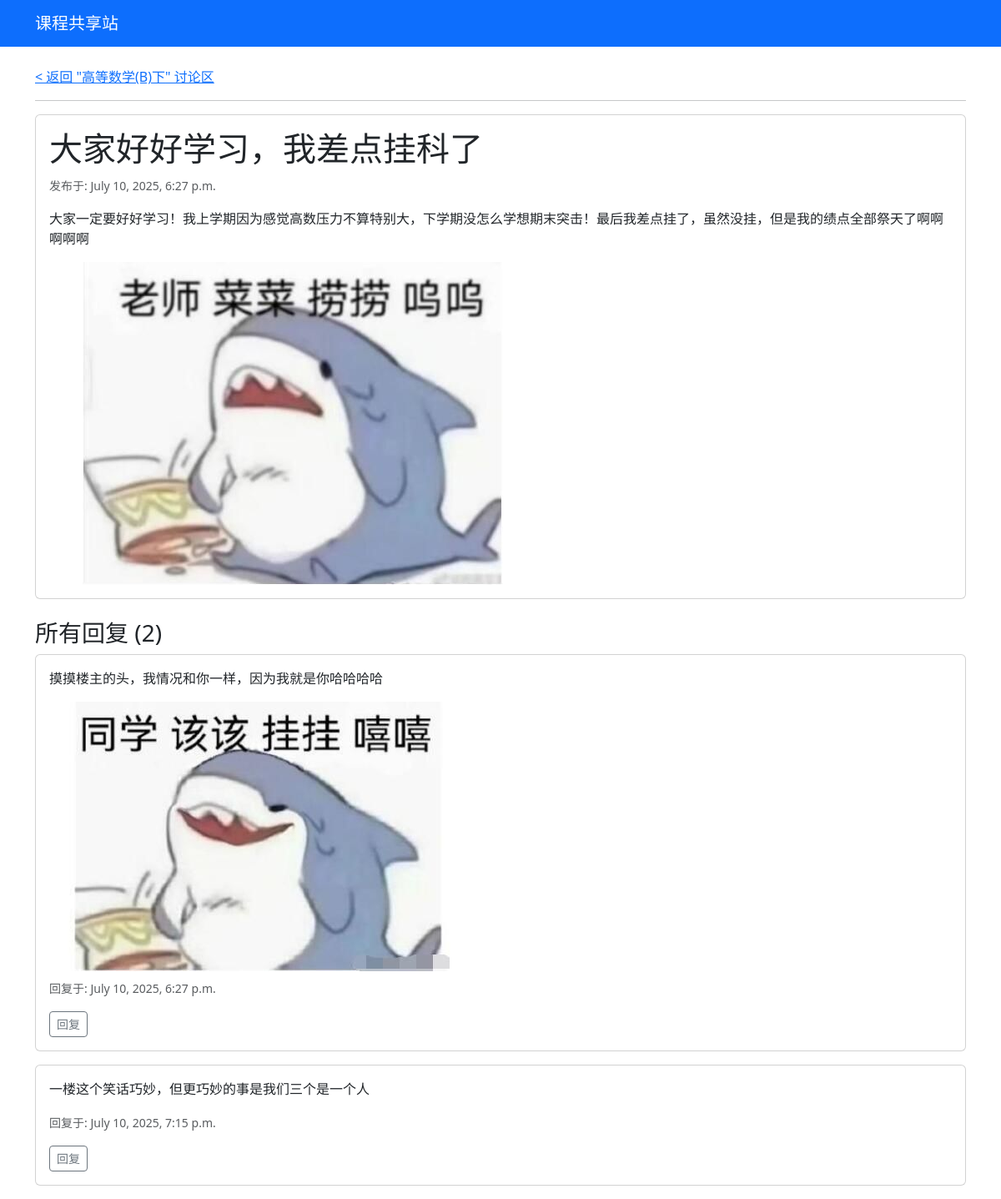
Before: /course/2/post/1/ with the older database file.
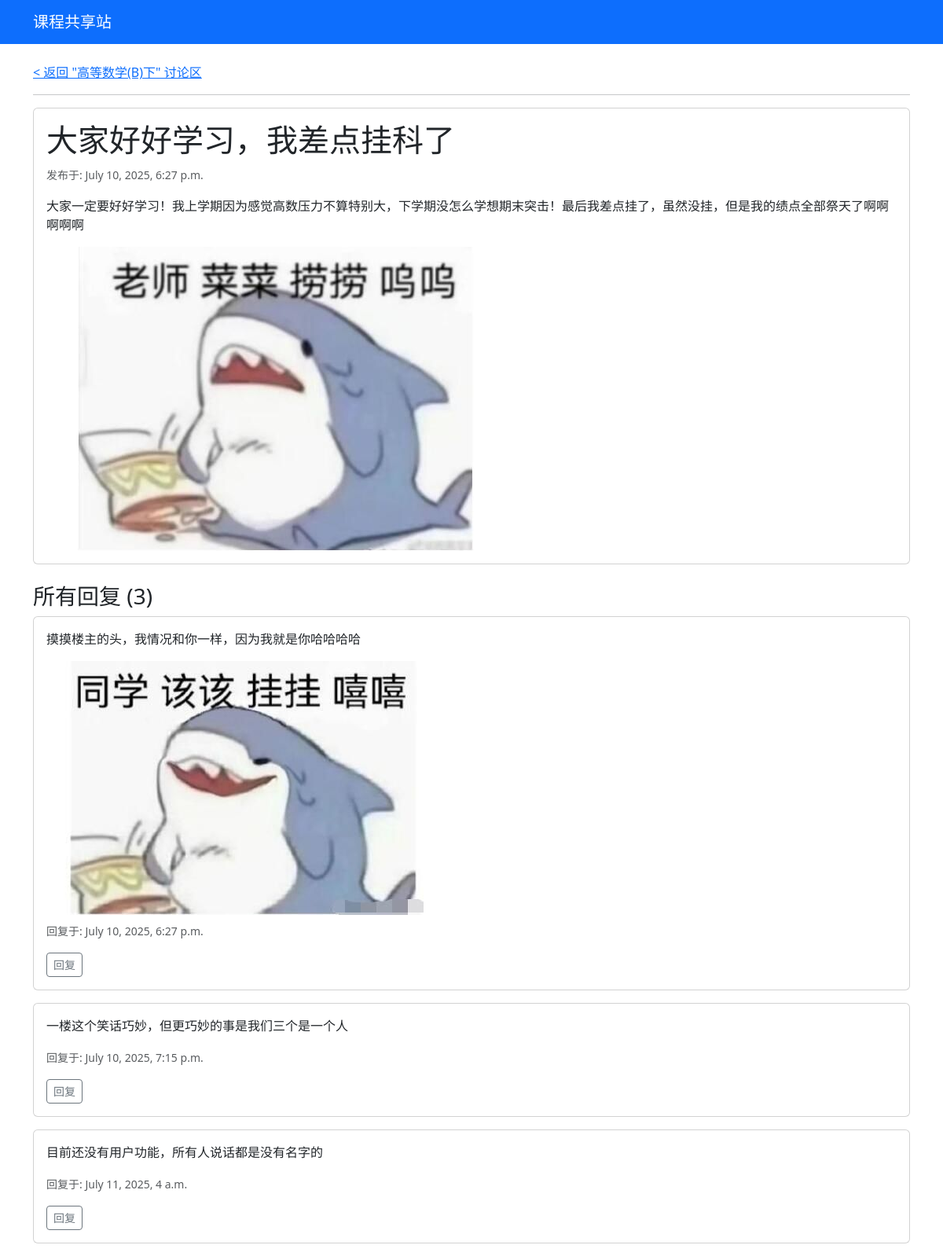
After: the same page with the newer database file.
### resources/models.py (models this page shows, shortened)
class Post(models.Model):
    course = models.ForeignKey(Course, on_delete=models.CASCADE, related_name='posts', verbose_name="所属课程")
    title = models.CharField(max_length=200, verbose_name="帖子标题")
    content = models.TextField(verbose_name="帖子内容")
    image = models.ImageField(upload_to='post_images/%Y/%m/%d/', blank=True, null=True, verbose_name="帖子图片")
    created_at = models.DateTimeField(auto_now_add=True, verbose_name="发布时间")

class Course(models.Model):
    name = models.CharField(max_length=50, unique=True, verbose_name="课程名称")
    description = models.TextField(blank=True, null=True, verbose_name="课程描述")

class Reply(models.Model):
    post = models.ForeignKey(Post, on_delete=models.CASCADE, related_name='replies', verbose_name="所属帖子")
    parent = models.ForeignKey('self', null=True, blank=True, on_delete=models.CASCADE, related_name='child_replies')
    content = models.TextField(verbose_name="回复内容")
    image = models.ImageField(upload_to='reply_images/%Y/%m/%d/', blank=True, null=True, verbose_name="回复图片")
    created_at = models.DateTimeField(auto_now_add=True, verbose_name="回复时间")

### resources/views.py (the view)
# urls.py: path('course/<int:course_id>/post/<int:post_id>/', views.post_detail, name='post_detail'),
def post_detail(request, course_id, post_id):
    post = get_object_or_404(Post, pk=post_id, course__id=course_id)
    course = post.course
    if request.method == 'POST':
        reply_form = ReplyForm(request.POST, request.FILES)
        if reply_form.is_valid():
            reply = reply_form.save(commit=False)
            reply.post = post
            parent_id = request.POST.get('parent_id')
            if parent_id:
                reply.parent = get_object_or_404(Reply, id=parent_id)
            reply.save()
            return redirect('post_detail', course_id=course.id, post_id=post.id)
    else:
        reply_form = ReplyForm()
    top_level_replies = post.replies.filter(parent__isnull=True).order_by('created_at')
    context = {
        'post': post,
        'course': course, # 确保 course 在这里
        'reply_form': reply_form,
        'top_level_replies': top_level_replies,
    }
    return render(request, 'resources/post_detail.html', context)

### resources/templates/resources/post_detail.html (shortened to what this page needs)
{% extends "resources/base.html" %}
{% block content %}
    <a href="{% url 'post_list' post.course.id %}">< 返回 "{{ post.course.name }}" 讨论区</a>
    <hr>
    <div class="card mb-4">
        <div class="card-body">
            <h1 class="card-title">{{ post.title }}</h1>
            <p class="card-text"><small class="text-muted">发布于: {{ post.created_at }}</small></p>
            <p class="card-text preserve-whitespace">{{ post.content|linebreaksbr }}</p>
            {% if post.image %}
                <img src="{{ post.image.url }}" class="img-fluid rounded" alt="帖子图片">
            {% endif %}
        </div>
    </div>
<h3>所有回复 ({{ post.replies.count }})</h3>
{% for reply in top_level_replies %}
    <div class="card mb-3">
        <div class="card-body">
            <p class="card-text preserve-whitespace">{{ reply.content|linebreaksbr }}</p>
            {% if reply.image %}<img src="{{ reply.image.url }}" class="img-fluid rounded mb-2" alt="回复图片">{% endif %}
            <p class="card-text"><small class="text-muted">回复于: {{ reply.created_at }}</small></p>
            <button class="btn btn-sm btn-outline-secondary" onclick="toggleReplyForm('form-{{ reply.id }}')">回复</button>
        </div>
    </div>
{% empty %}
    <p>还没有人回复，快来抢沙发！</p>
{% endfor %}
{% endblock %}

### resources/templates/resources/base.html (shortened to what this page needs)
<!DOCTYPE html>
<html lang="zh-CN">
<head>
    <link href="https://cdn.jsdelivr.net/npm/bootstrap@5.3.3/dist/css/bootstrap.min.css" rel="stylesheet">
</head>
<body>
    <nav class="navbar navbar-expand-lg navbar-dark bg-primary">
        <div class="container">
            <a class="navbar-brand" href="{% url 'index' %}">课程共享站</a>
        </div>
    </nav>
    <main class="container mt-4">
        {% block content %}
        {% endblock %}
    </main>
</body>
</html>

### resources/templates/resources/base.html (style rules this page uses)
.preserve-whitespace { white-space: pre-wrap; }

Changed rows visible on the page:
computed for Post "大家好好学习，我差点挂科了": replies.count "2" → "3"
added Reply: content "目前还没有用户功能，所有人说话都是没有名字的", created_at "July 11, 2025, 4 a.m."
